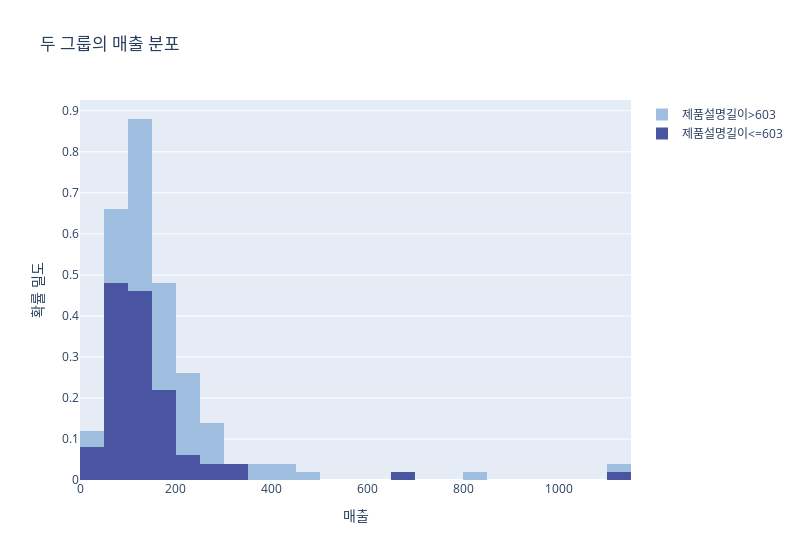

Notebook code cell kept with this figure:
### Code cell
fig = go.Figure()

fig.add_trace(go.Histogram(x=group1_sales, name='제품설명길이<=603', histnorm='density', marker_color='#4A55A2'))
fig.add_trace(go.Histogram(x=group2_sales, name='제품설명길이>603', histnorm='density', marker_color='#A0BFE0'))

fig.update_layout(
    xaxis_title='매출',
    yaxis_title='확률 밀도',
    title='두 그룹의 매출 분포',
    width=800,
    barmode='stack',
)

fig.show()

### Figure 1 — Plotly figure (JSON) as saved in the notebook; plotly's stock layout.template omitted (floating-point values rounded to 4 significant figures)
{"data": [{"histnorm": "density", "marker": {"color": "#4A55A2"}, "name": "제품설명길이<=603", "type": "histogram", "x": [287.7, 139.4, 76.91, 45.73, 166.1, 127.0, 102.3, 113.1, 142.9, 77.35, 81.43, 68.21, 67.88, 63.59, 1135.0, 123.3, 84.23, 152.3, 167.6, 170.7, 163.5, 76.31, 139.5, 61.63, 89.16, 39.45, 57.7, 71.87, 90.6, 83.17, 95.72, 106.7, 76.1, 100.7, 50.43, 49.94, 89.56, 77.71, 207.1, 102.1, 177.8, 312.3, 96.4, 102.0, 111.7, 678.7, 39.02, 156.0, 141.9, 90.57, 327.2, 200.2, 175.5, 129.2, 133.1, 71.18, 181.8, 201.1, 105.7, 137.8, 102.1, 162.3, 121.8, 149.8, 251.6, 107.0, 106.1, 91.98, 58.67, 105.6, 196.6]}, {"histnorm": "density", "marker": {"color": "#A0BFE0"}, "name": "제품설명길이>603", "type": "histogram", "x": [456.5, 240.2, 153.0, 118.2, 142.3, 186.0, 184.9, 107.1, 88.47, 136.5, 88.58, 110.0, 161.2, 1147.0, 146.6, 249.3, 201.0, 158.1, 262.2, 200.5, 145.9, 251.0, 45.24, 70.61, 136.7, 115.9, 70.01, 91.25, 101.9, 126.8, 127.9, 63.05, 404.0, 37.69, 70.05, 66.89, 262.0, 113.6, 167.7, 149.3, 214.8, 174.4, 152.0, 428.0, 102.4, 168.9, 136.7, 159.3, 210.4, 152.8, 215.4, 93.34, 225.8, 393.9, 202.7, 233.6, 127.7, 142.8, 157.4, 378.0, 827.0, 147.6, 130.1, 252.0, 110.2, 169.2, 260.7]}], "layout": {"barmode": "stack", "title": {"text": "두 그룹의 매출 분포"}, "width": 800, "xaxis": {"title": {"text": "매출"}}, "yaxis": {"title": {"text": "확률 밀도"}}}}
